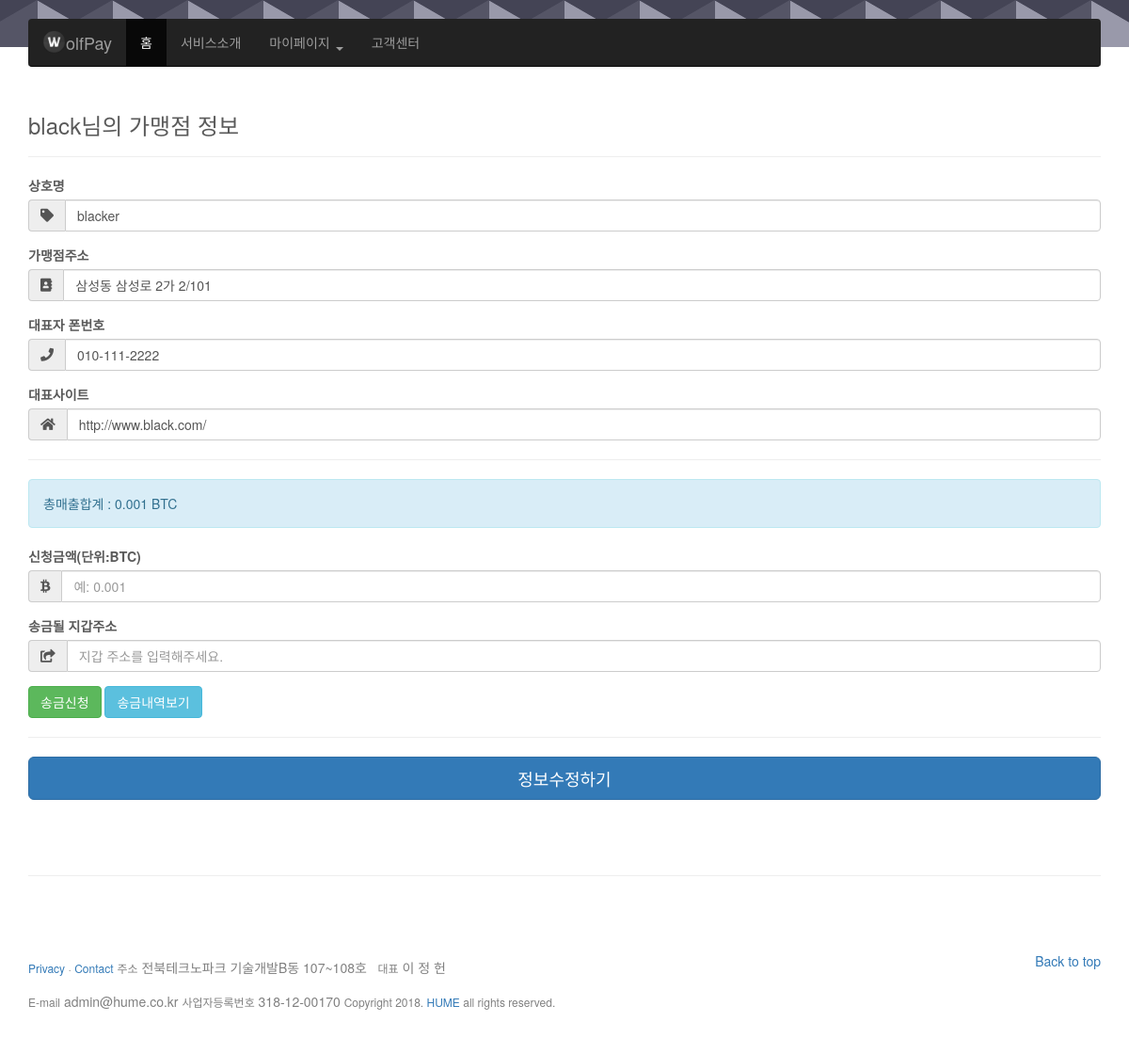
The page /wolfpay/info/ (signed in) on the database its author committed.
### wolfpay/models.py (models this page shows, shortened)
class Shop(models.Model):
	name=models.CharField(max_length=200)
	addr=models.CharField(max_length=200)
	phone=models.CharField(max_length=200)
	site=models.CharField(max_length=200)
	user=models.OneToOneField(User,on_delete=models.CASCADE)

### wolfpay/views.py (the view)
def info(request):
	if request.user.is_authenticated:
		s=Shop.objects.get(user=request.user)
		if request.method=="POST":
			name=request.POST['name']
			addr=request.POST['addr']
			phone=request.POST['phone']
			site=request.POST['site']
			s.name=name;s.addr=addr;s.phone=phone;s.site=site;
			s.save()
			return render(request,"wolfpay/complete_product.html",{'msg':'수정이 완료되었습니다.'})
		else:
			total=Transaction.objects.filter(sid=s).aggregate(sum=Sum('receive'))
			return render(request,"wolfpay/info.html",{'s':s,'total':total['sum']})
	else:
		return redirect('login')

### wolfpay/templates/wolfpay/info.html (shortened to what this page needs)
{% extends "wolfpay/index.html" %}
{% block content %}
{% load staticfiles %}
<link href="{% static 'wolfpay/css/info.css' %}" rel="stylesheet">
<link href="https://use.fontawesome.com/releases/v5.0.6/css/all.css" rel="stylesheet">
<form method="POST">
	<h3 class="form-signin-heading">{{ s.user.username }}님의 가맹점 정보</h3>
	<hr>
	<div class="form-group">
		<label for="name" class="cols-sm-2 control-label">상호명</label>
		<div class="cols-sm-10">
			<div class="input-group">
				<span class="input-group-addon"><i class="fa fa-tag" aria-hidden="true"></i></span>
				<input type="text" class="form-control" name="name" id="name"  value="{{ s.name }}" required autofocus/>
			</div>
		</div>
	</div>
	<div class="form-group">
		<label for="name" class="cols-sm-2 control-label">가맹점주소</label>
		<div class="cols-sm-10">
			<div class="input-group">
				<span class="input-group-addon"><i class="fa fa-address-book" aria-hidden="true"></i></span>
				<input type="text" class="form-control" name="addr" id="addr"  value="{{ s.addr }}" required/>
			</div>
		</div>
	</div>
	<div class="form-group">
		<label for="name" class="cols-sm-2 control-label">대표자 폰번호</label>
		<div class="cols-sm-10">
			<div class="input-group">
				<span class="input-group-addon"><i class="fas fa-phone" aria-hidden="true"></i></span>
				<input type="text" class="form-control" name="phone" id="phone"  value="{{ s.phone }}" required/>
			</div>
		</div>
	</div>
	<div class="form-group">
		<label for="name" class="cols-sm-2 control-label">대표사이트</label>
		<div class="cols-sm-10">
			<div class="input-group">
				<span class="input-group-addon"><i class="fas fa-home" aria-hidden="true"></i></span>
				<input type="text" class="form-control" name="site" id="site" value="{{ s.site }}" required/>
			</div>
		</div>
	</div>
	<hr>
	<div class="alert alert-info" role="alert">
  		{% if total is None %}
			총매출합계 : 0.0 BTC
		{% else %}
			총매출합계 : {{ total }} BTC
		{% endif %}
	</div>
	<div class="form-group">
		<label for="name" class="cols-sm-2 control-label">신청금액(단위:BTC)</label>
		<div class="cols-sm-10">
			<div class="input-group">
				<span class="input-group-addon"><i class="fab fa-btc" aria-hidden="true"></i></span>
				<input type="text" class="form-control" id="price" placeholder='예: 0.001'/>
			</div>
		</div>
	</div>
	<div class="form-group">
		<label for="name" class="cols-sm-2 control-label">송금될 지갑주소</label>
		<div class="cols-sm-10">
			<div class="input-group">
				<span class="input-group-addon"><i class="fas fa-share-square" aria-hidden="true"></i></span>
				<input type="text" class="form-control" id="btcaddr" placeholder='지갑 주소를 입력해주세요.'/>
			</div>
		</div>
	</div>
	<button type="button" class="btn btn-success" onclick='send()'>송금신청</button>
	<button type="button" class="btn btn-info" onclick='sendlist()'>송금내역보기</button>
	<hr>
	<button type="submit" class="btn btn-primary btn-lg btn-block">정보수정하기</button>
</form>
{% endblock %}

### wolfpay/static/wolfpay/css/carousel.css (style rules this page uses)
body { padding-bottom: 40px; color: #5a5a5a; }

### wolfpay/static/wolfpay/css/info.css (style rules this page uses)
body { padding-bottom: 40px; background-color: #fff; }
span { display: inline-block; right:0px; top:0px; margin-top: 10px; }

### rows shown on the page
Shop: user.username "black", name "blacker", addr "삼성동 삼성로 2가 2/101", phone "010-111-2222", site "http://www.black.com/"

### other values the page prints
{{ total }} "0.001"
